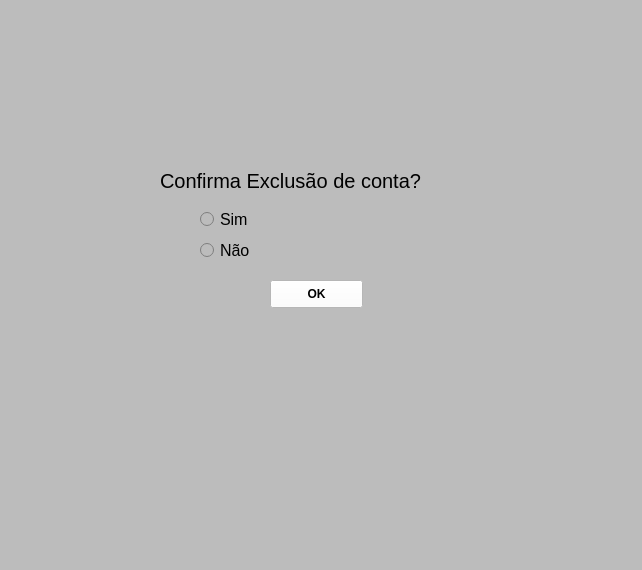
<?xml version="1.0" encoding="UTF-8"?>
<ui version="4.0">
 <class>MainWindow</class>
 <widget class="QMainWindow" name="MainWindow">
  <property name="geometry">
   <rect>
    <x>0</x>
    <y>0</y>
    <width>642</width>
    <height>570</height>
   </rect>
  </property>
  <property name="windowTitle">
   <string>MainWindow</string>
  </property>
  <property name="styleSheet">
   <string notr="true">background-color: rgb(188, 188, 188)</string>
  </property>
  <widget class="QWidget" name="centralwidget">
   <widget class="QRadioButton" name="sim">
    <property name="geometry">
     <rect>
      <x>200</x>
      <y>209</y>
      <width>181</width>
      <height>21</height>
     </rect>
    </property>
    <property name="font">
     <font>
      <pointsize>12</pointsize>
     </font>
    </property>
    <property name="text">
     <string>Sim</string>
    </property>
   </widget>
   <widget class="QRadioButton" name="nao">
    <property name="geometry">
     <rect>
      <x>200</x>
      <y>240</y>
      <width>191</width>
      <height>20</height>
     </rect>
    </property>
    <property name="font">
     <font>
      <pointsize>12</pointsize>
     </font>
    </property>
    <property name="text">
     <string>Não</string>
    </property>
   </widget>
   <widget class="QLabel" name="label">
    <property name="geometry">
     <rect>
      <x>160</x>
      <y>160</y>
      <width>331</width>
      <height>41</height>
     </rect>
    </property>
    <property name="font">
     <font>
      <family>MS Sans Serif</family>
      <pointsize>15</pointsize>
     </font>
    </property>
    <property name="text">
     <string>Confirma Exclusão de conta?</string>
    </property>
   </widget>
   <widget class="QPushButton" name="pushButton">
    <property name="geometry">
     <rect>
      <x>270</x>
      <y>280</y>
      <width>93</width>
      <height>28</height>
     </rect>
    </property>
    <property name="font">
     <font>
      <weight>75</weight>
      <bold>true</bold>
     </font>
    </property>
    <property name="styleSheet">
     <string notr="true">background-color: rgb(255, 255, 255)</string>
    </property>
    <property name="text">
     <string>OK</string>
    </property>
   </widget>
  </widget>
  <widget class="QMenuBar" name="menubar">
   <property name="geometry">
    <rect>
     <x>0</x>
     <y>0</y>
     <width>642</width>
     <height>26</height>
    </rect>
   </property>
  </widget>
  <widget class="QStatusBar" name="statusbar"/>
 </widget>
 <resources/>
 <connections/>
</ui>
